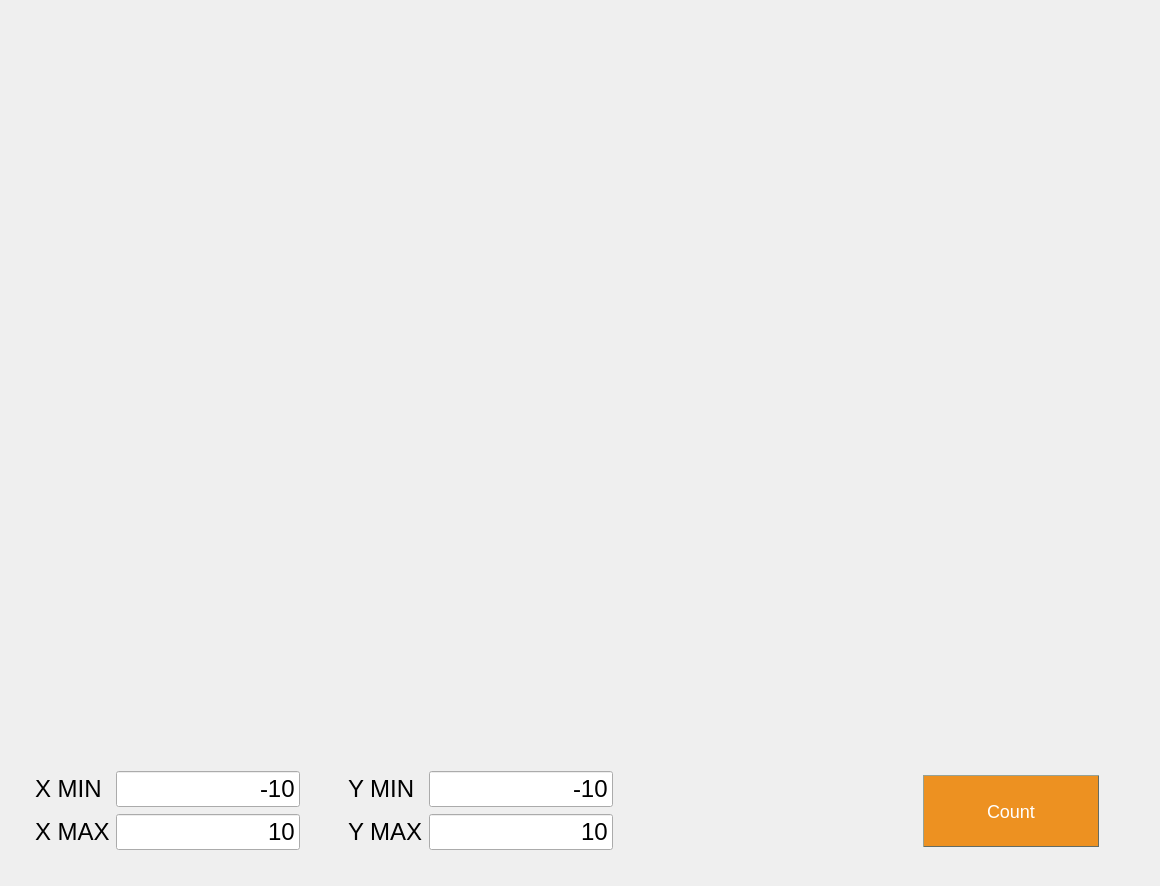
<?xml version="1.0" encoding="UTF-8"?>
<ui version="4.0">
 <class>GraphView</class>
 <widget class="QDialog" name="GraphView">
  <property name="geometry">
   <rect>
    <x>0</x>
    <y>0</y>
    <width>1160</width>
    <height>886</height>
   </rect>
  </property>
  <property name="windowTitle">
   <string>Abobius Graphicus</string>
  </property>
  <widget class="QWidget" name="layoutWidget">
   <property name="geometry">
    <rect>
     <x>35</x>
     <y>770</y>
     <width>1066</width>
     <height>82</height>
    </rect>
   </property>
   <layout class="QHBoxLayout" name="horizontalLayout">
    <item>
     <layout class="QGridLayout" name="gridLayout_2">
      <item row="0" column="0">
       <widget class="QLabel" name="label_xmin">
        <property name="font">
         <font>
          <pointsize>18</pointsize>
         </font>
        </property>
        <property name="text">
         <string>X MIN</string>
        </property>
       </widget>
      </item>
      <item row="0" column="1">
       <widget class="QLineEdit" name="line_xmin">
        <property name="font">
         <font>
          <pointsize>18</pointsize>
         </font>
        </property>
        <property name="text">
         <string>-10</string>
        </property>
        <property name="alignment">
         <set>Qt::AlignRight|Qt::AlignTrailing|Qt::AlignVCenter</set>
        </property>
       </widget>
      </item>
      <item row="1" column="0">
       <widget class="QLabel" name="label_xmax">
        <property name="font">
         <font>
          <pointsize>18</pointsize>
         </font>
        </property>
        <property name="text">
         <string>X MAX</string>
        </property>
       </widget>
      </item>
      <item row="1" column="1">
       <widget class="QLineEdit" name="line_xmax">
        <property name="font">
         <font>
          <pointsize>18</pointsize>
         </font>
        </property>
        <property name="text">
         <string>10</string>
        </property>
        <property name="alignment">
         <set>Qt::AlignRight|Qt::AlignTrailing|Qt::AlignVCenter</set>
        </property>
       </widget>
      </item>
     </layout>
    </item>
    <item>
     <spacer name="horizontalSpacer_2">
      <property name="orientation">
       <enum>Qt::Horizontal</enum>
      </property>
      <property name="sizeHint" stdset="0">
       <size>
        <width>68</width>
        <height>20</height>
       </size>
      </property>
     </spacer>
    </item>
    <item>
     <layout class="QGridLayout" name="gridLayout">
      <item row="0" column="0">
       <widget class="QLabel" name="label_ymin">
        <property name="font">
         <font>
          <pointsize>18</pointsize>
         </font>
        </property>
        <property name="text">
         <string>Y MIN</string>
        </property>
       </widget>
      </item>
      <item row="0" column="1">
       <widget class="QLineEdit" name="line_ymin">
        <property name="font">
         <font>
          <pointsize>18</pointsize>
         </font>
        </property>
        <property name="text">
         <string>-10</string>
        </property>
        <property name="alignment">
         <set>Qt::AlignRight|Qt::AlignTrailing|Qt::AlignVCenter</set>
        </property>
       </widget>
      </item>
      <item row="1" column="0">
       <widget class="QLabel" name="label_ymax">
        <property name="font">
         <font>
          <pointsize>18</pointsize>
         </font>
        </property>
        <property name="text">
         <string>Y MAX</string>
        </property>
       </widget>
      </item>
      <item row="1" column="1">
       <widget class="QLineEdit" name="line_ymax">
        <property name="font">
         <font>
          <pointsize>18</pointsize>
         </font>
        </property>
        <property name="text">
         <string>10</string>
        </property>
        <property name="alignment">
         <set>Qt::AlignRight|Qt::AlignTrailing|Qt::AlignVCenter</set>
        </property>
       </widget>
      </item>
     </layout>
    </item>
    <item>
     <spacer name="horizontalSpacer">
      <property name="orientation">
       <enum>Qt::Horizontal</enum>
      </property>
      <property name="sizeHint" stdset="0">
       <size>
        <width>328</width>
        <height>20</height>
       </size>
      </property>
     </spacer>
    </item>
    <item>
     <widget class="QPushButton" name="button_count">
      <property name="sizePolicy">
       <sizepolicy hsizetype="Fixed" vsizetype="Fixed">
        <horstretch>0</horstretch>
        <verstretch>0</verstretch>
       </sizepolicy>
      </property>
      <property name="minimumSize">
       <size>
        <width>180</width>
        <height>80</height>
       </size>
      </property>
      <property name="maximumSize">
       <size>
        <width>180</width>
        <height>80</height>
       </size>
      </property>
      <property name="baseSize">
       <size>
        <width>180</width>
        <height>80</height>
       </size>
      </property>
      <property name="styleSheet">
       <string notr="true">QPushButton {
background-color: #ed9121;
  border-style: outset;
  border-width: 1px;
  border-color: #646c64;
  color: white;
  padding: 16px 32px;
  text-align: center;
  margin: 4px 2px;
  opacity: 0.6;
  font: 18px;
}

QPushButton:pressed {
background-color:  #ffc793;
border-style: inset;
}

QPushButton:hover {
background-color:  #ffc793;
opacity: 1
}

</string>
      </property>
      <property name="text">
       <string>Count</string>
      </property>
      <property name="shortcut">
       <string>Enter</string>
      </property>
     </widget>
    </item>
   </layout>
  </widget>
  <widget class="QCustomPlot" name="widget" native="true">
   <property name="geometry">
    <rect>
     <x>29</x>
     <y>39</y>
     <width>1061</width>
     <height>701</height>
    </rect>
   </property>
  </widget>
 </widget>
 <customwidgets>
  <customwidget>
   <class>QCustomPlot</class>
   <extends>QWidget</extends>
   <header>qcustomplot.h</header>
   <container>1</container>
  </customwidget>
 </customwidgets>
 <resources/>
 <connections/>
</ui>
